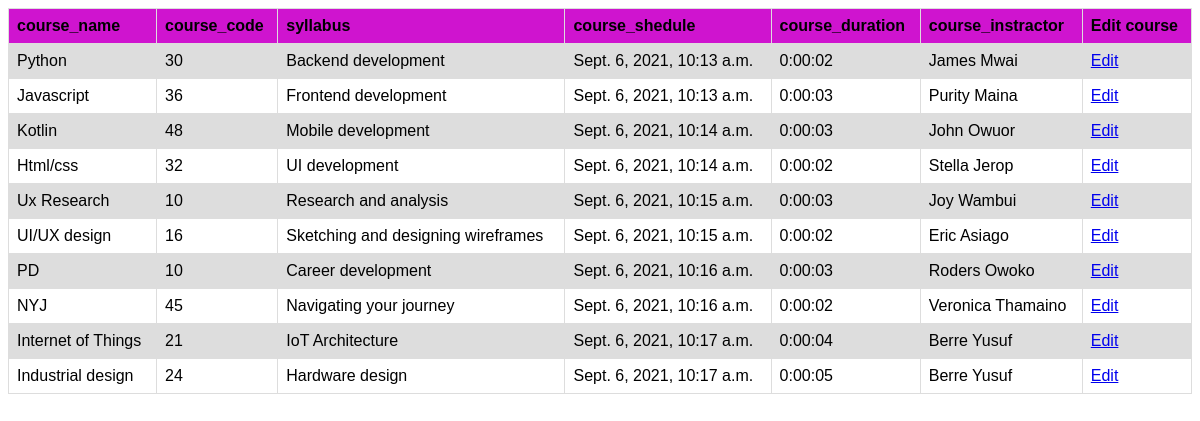
Screenshot of /courses/list/ with the database file from the repository.
### courses/models.py (models this page shows)
class Courses(models.Model):
    course_name=models.CharField(max_length=20)
    course_code=models.SmallIntegerField()
    syllabus=models.CharField(max_length=50)
    course_shedule=models.DateTimeField()
    course_duration=models.DurationField()
    course_instractor=models.CharField(max_length=25)

### courses/views.py (the view)
# urls.py: path("list/",courses_list, name = "courses_list"),
def courses_list(request):
    courses = Courses.objects.all()
    return render(request, "courses_list.html",{"courses":courses})

### courses/templates/courses_list.html (shortened to what this page needs)
<!DOCTYPE html>
<html lang="en">
<head>
</head>
<body>
  <table>
    <tr>
        <th>course_name</th>
        <th>course_code</th>
        <th>syllabus</th>
        <th>course_shedule</th>
        <th>course_duration</th>
        <th>course_instractor</th>
        <th>Edit course</th>
    </tr>
        <tr>
        {% for course in courses %}
        <td>{{ course.course_name }}</td>
        <td>{{ course.course_code }}</td>
        <td>{{ course.syllabus }}</td>
        <td>{{ course.course_shedule }}</td>
        <td>{{ course.course_duration}}</td>
        <td>{{ course.course_instractor }}</td>
        <td><a href="{% url 'edit_course' id=course.id %}"> Edit</a></td>
        </tr>
    {% endfor %}
</table>
</body>
</html>

### courses/templates/courses_list.html (style rules this page uses)
table { font-family: arial, sans-serif; border-collapse: collapse; width: 100%; }
td, th { border: 1px solid #dddddd; text-align: left; padding: 8px; }
th { background-color: rgb(207, 20, 207); }
tr:nth-child(even) { background-color: #dddddd; }

### rows the page displays
Courses: course_name "Python", course_code "30", syllabus "Backend development", course_shedule "Sept. 6, 2021, 10:13 a.m.", course_duration "0:00:02", course_instractor "James Mwai"
Courses: course_name "Javascript", course_code "36", syllabus "Frontend development", course_shedule "Sept. 6, 2021, 10:13 a.m.", course_duration "0:00:03", course_instractor "Purity Maina"
Courses: course_name "Kotlin", course_code "48", syllabus "Mobile development", course_shedule "Sept. 6, 2021, 10:14 a.m.", course_duration "0:00:03", course_instractor "John Owuor"
Courses: course_name "Html/css", course_code "32", syllabus "UI development", course_shedule "Sept. 6, 2021, 10:14 a.m.", course_duration "0:00:02", course_instractor "Stella Jerop"
Courses: course_name "Ux Research", course_code "10", syllabus "Research and analysis", course_shedule "Sept. 6, 2021, 10:15 a.m.", course_duration "0:00:03", course_instractor "Joy Wambui"
Courses: course_name "UI/UX design", course_code "16", syllabus "Sketching and designing wireframes", course_shedule "Sept. 6, 2021, 10:15 a.m.", course_duration "0:00:02", course_instractor "Eric Asiago"
Courses: course_name "PD", course_code "10", syllabus "Career development", course_shedule "Sept. 6, 2021, 10:16 a.m.", course_duration "0:00:03", course_instractor "Roders Owoko"
Courses: course_name "NYJ", course_code "45", syllabus "Navigating your journey", course_shedule "Sept. 6, 2021, 10:16 a.m.", course_duration "0:00:02", course_instractor "Veronica Thamaino"
Courses: course_name "Internet of Things", course_code "21", syllabus "IoT Architecture", course_shedule "Sept. 6, 2021, 10:17 a.m.", course_duration "0:00:04", course_instractor "Berre Yusuf"
Courses: course_name "Industrial design", course_code "24", syllabus "Hardware design", course_shedule "Sept. 6, 2021, 10:17 a.m.", course_duration "0:00:05", course_instractor "Berre Yusuf"
